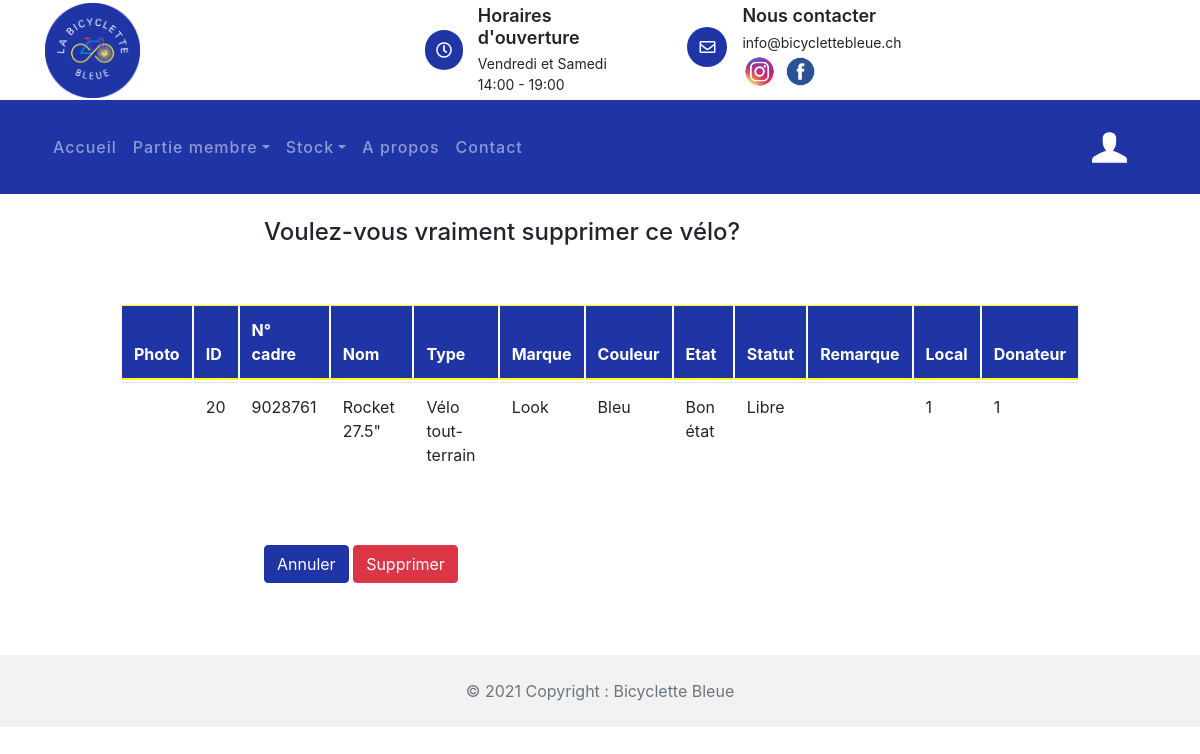
Before: /stock_velos/supprimer_velo/20 (signed in) with the older database file.
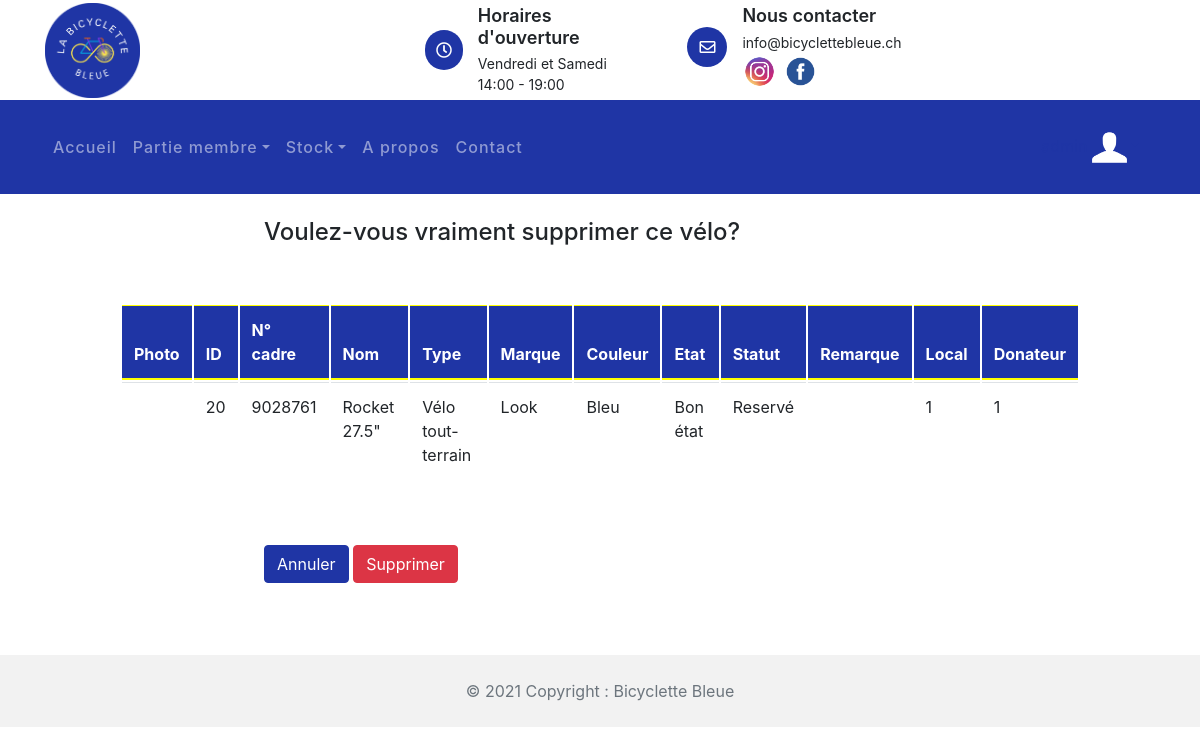
After: the same page with the newer database file.
### statistique/models.py (models this page shows, shortened)
class Velo(models.Model):
    vel_id = models.AutoField(db_column='VEL_ID', primary_key = True)  # Field name made lowercase.
    vel_num_cadre = models.IntegerField(db_column='VEL_NUM_CADRE', blank=True, null=True)  # Field name made lowercase.
    vel_nom = models.TextField(db_column='VEL_NOM', blank=True, null=True)  # Field name made lowercase.
    vel_marque = models.TextField(db_column='VEL_MARQUE', blank=True, null=True)  # Field name made lowercase.
    vel_couleur = models.TextField(db_column='VEL_COULEUR', blank=True, null=True)  # Field name made lowercase.
    vel_type = models.TextField(db_column='VEL_TYPE', blank=True, null=True)  # Field name made lowercase.
    vel_photo = models.TextField(db_column='VEL_PHOTO', blank=True, null=True)  # Field name made lowercase.
    vel_statut = models.TextField(db_column='VEL_STATUT', blank=True, null=True)  # Field name made lowercase.
    vel_etat = models.TextField(db_column='VEL_ETAT', blank=True, null=True)  # Field name made lowercase.
    vel_remarque = models.TextField(db_column='VEL_REMARQUE', blank=True, null=True)  # Field name made lowercase.
    class Meta:
        managed = False
        db_table = 'Velo'

### stock_velos/views.py (the view)
# urls.py: path('supprimer_velo/<str:pk>', views.supprimer_velo, name='indexSupprimerVelo'),
@staff_member_required
@login_required(login_url='/compte/login')
def supprimer_velo(request, pk):
    velo = Velo.objects.get(vel_id=pk)
    if request.method == 'POST':
        local = Local.objects.get(local_id=velo.local_id_id)
        local.local_nb_velo -= 1
        local.save()
        velo.delete()
        return redirect('/stock_velos')
    context = {
        'item': velo
    }
    return render(request, 'stock_velos/supprimer_velo.html', context)

### stock_velos/templates/stock_velos/supprimer_velo.html (shortened to what this page needs)
{% extends 'template_base.html' %}
{% load static %}
{% block contenu %}
        <link href="{% static 'css/bootstrap.min.css' %}" rel="stylesheet">
        <link href="{% static 'lib/flaticon/font/flaticon.css' %}" rel="stylesheet">
        <link href="{% static 'lib/animate/animate.min.css' %}" rel="stylesheet">
        <link href="{% static 'lib/owlcarousel/assets/owl.carousel.min.css' %}" rel="stylesheet">
<br>
<h4 style="margin-left: 22%">Voulez-vous vraiment supprimer ce vélo?</h4>
<br>
<br>
<form action="{% url 'stock_velos:indexSupprimerVelo' item.vel_id %}" method="post">
    <table class="table">
        <thead  class="thead-dark">
    <tr>
        <th class="ligne0">
            <p1>Photo</p1>
        </th>
        <th class="ligne0">
            <p1>ID</p1>
        </th>
        <th class="ligne0">
            <p1>N° cadre</p1>
        </th>
        <th class="ligne0">
            <p1>Nom</p1>
        </th>
        <th class="ligne0">
            <p1>Type</p1>
        </th>
        <th class="ligne0">
            <p1>Marque</p1>
        </th>
        <th class="ligne0">
            <p1>Couleur</p1>
        </th>
        <th class="ligne0">
            <p1>Etat</p1>
        </th>
        <th class="ligne0">
            <p1>Statut</p1>
        </th>
        <th class="ligne0">
            <p1>Remarque</p1>
        </th>
        <th class="ligne0">
            <p1>Local</p1>
        </th>
        <th class="ligne0">
            <p1>Donateur</p1>
        </th>
    </tr>
    </thead>
    <tr>
        <td>
        </td>
        <td>
            <p1>{{item.vel_id}}</p1>
        </td>
        <td>
            <p1>{{item.vel_num_cadre}}</p1>
        </td>
        <td>
            <p1>{{item.vel_nom}}</p1>
        </td>
        <td>
            <p1>{{item.vel_type}}</p1>
        </td>
        <td>
            <p1>{{item.vel_marque}}</p1>
        </td>
        <td>
            <p1>{{item.vel_couleur}}</p1>
        </td>
        <td>
            <p1>{{item.vel_etat}}</p1>
        </td>
        <td>
            <p1>{{item.vel_statut}}</p1>
        </td>
        <td>
        </td>
        <td>
            <p1>{{item.local_id_id}}</p1>
        </td>
        <td>
            <p1>{{item.don_id_id}}</p1>
        </td>
    </tr>
</table>
    <br>
    <br>
    <a href="{% url 'stock_velos:indexStockVelos'%}"  class="btn btn-primary" style="margin-left: 22%">Annuler</a>
    <input class="btn btn-danger" type="submit" value="Supprimer" name="Confirmer" >
</form>
{% endblock %}

Changed rows visible on the page:
changed Velo "Rocket 27.5\"": vel_statut "Libre" → "Reservé"
